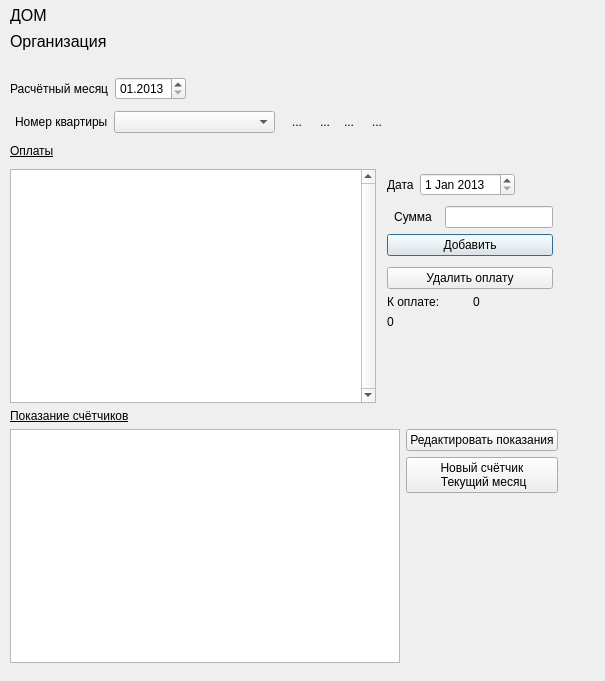
<?xml version="1.0" encoding="UTF-8"?>
<ui version="4.0">
 <class>OperWindow</class>
 <widget class="QDialog" name="OperWindow">
  <property name="geometry">
   <rect>
    <x>0</x>
    <y>0</y>
    <width>605</width>
    <height>681</height>
   </rect>
  </property>
  <property name="windowTitle">
   <string>Dialog</string>
  </property>
  <widget class="QWidget" name="verticalLayoutWidget">
   <property name="geometry">
    <rect>
     <x>0</x>
     <y>0</y>
     <width>568</width>
     <height>671</height>
    </rect>
   </property>
   <layout class="QVBoxLayout" name="mainLayout">
    <property name="leftMargin">
     <number>5</number>
    </property>
    <property name="topMargin">
     <number>5</number>
    </property>
    <property name="rightMargin">
     <number>5</number>
    </property>
    <property name="bottomMargin">
     <number>3</number>
    </property>
    <item>
     <layout class="QHBoxLayout" name="horizontalLayout_7">
      <item>
       <spacer name="horizontalSpacer_18">
        <property name="orientation">
         <enum>Qt::Horizontal</enum>
        </property>
        <property name="sizeType">
         <enum>QSizePolicy::Fixed</enum>
        </property>
        <property name="sizeHint" stdset="0">
         <size>
          <width>5</width>
          <height>20</height>
         </size>
        </property>
       </spacer>
      </item>
      <item>
       <widget class="QLabel" name="lbl_home">
        <property name="font">
         <font>
          <pointsize>12</pointsize>
         </font>
        </property>
        <property name="text">
         <string>ДОМ</string>
        </property>
       </widget>
      </item>
      <item>
       <spacer name="horizontalSpacer_19">
        <property name="orientation">
         <enum>Qt::Horizontal</enum>
        </property>
        <property name="sizeType">
         <enum>QSizePolicy::Fixed</enum>
        </property>
        <property name="sizeHint" stdset="0">
         <size>
          <width>5</width>
          <height>20</height>
         </size>
        </property>
       </spacer>
      </item>
     </layout>
    </item>
    <item>
     <layout class="QHBoxLayout" name="horizontalLayout_9">
      <item>
       <spacer name="horizontalSpacer_20">
        <property name="orientation">
         <enum>Qt::Horizontal</enum>
        </property>
        <property name="sizeType">
         <enum>QSizePolicy::Fixed</enum>
        </property>
        <property name="sizeHint" stdset="0">
         <size>
          <width>5</width>
          <height>20</height>
         </size>
        </property>
       </spacer>
      </item>
      <item>
       <widget class="QLabel" name="lbl_organization">
        <property name="font">
         <font>
          <pointsize>12</pointsize>
         </font>
        </property>
        <property name="text">
         <string>Организация</string>
        </property>
       </widget>
      </item>
      <item>
       <spacer name="horizontalSpacer_21">
        <property name="orientation">
         <enum>Qt::Horizontal</enum>
        </property>
        <property name="sizeType">
         <enum>QSizePolicy::Fixed</enum>
        </property>
        <property name="sizeHint" stdset="0">
         <size>
          <width>5</width>
          <height>20</height>
         </size>
        </property>
       </spacer>
      </item>
     </layout>
    </item>
    <item>
     <spacer name="verticalSpacer_4">
      <property name="orientation">
       <enum>Qt::Vertical</enum>
      </property>
      <property name="sizeType">
       <enum>QSizePolicy::Fixed</enum>
      </property>
      <property name="sizeHint" stdset="0">
       <size>
        <width>20</width>
        <height>15</height>
       </size>
      </property>
     </spacer>
    </item>
    <item>
     <layout class="QHBoxLayout" name="horizontalLayout_6">
      <property name="leftMargin">
       <number>5</number>
      </property>
      <property name="topMargin">
       <number>5</number>
      </property>
      <property name="rightMargin">
       <number>5</number>
      </property>
      <item>
       <widget class="QLabel" name="label_3">
        <property name="text">
         <string>Расчётный месяц</string>
        </property>
       </widget>
      </item>
      <item>
       <widget class="QDateEdit" name="dEd_Count">
        <property name="enabled">
         <bool>true</bool>
        </property>
        <property name="displayFormat">
         <string>MM.yyyy</string>
        </property>
        <property name="date">
         <date>
          <year>2013</year>
          <month>1</month>
          <day>1</day>
         </date>
        </property>
       </widget>
      </item>
      <item>
       <spacer name="horizontalSpacer_3">
        <property name="orientation">
         <enum>Qt::Horizontal</enum>
        </property>
        <property name="sizeHint" stdset="0">
         <size>
          <width>40</width>
          <height>20</height>
         </size>
        </property>
       </spacer>
      </item>
     </layout>
    </item>
    <item>
     <layout class="QHBoxLayout" name="horizontalLayout">
      <property name="leftMargin">
       <number>10</number>
      </property>
      <property name="rightMargin">
       <number>10</number>
      </property>
      <item>
       <widget class="QLabel" name="label_5">
        <property name="text">
         <string>Номер квартиры</string>
        </property>
       </widget>
      </item>
      <item>
       <widget class="QComboBox" name="cmBx_NumApartanent">
        <property name="sizePolicy">
         <sizepolicy hsizetype="Expanding" vsizetype="Fixed">
          <horstretch>0</horstretch>
          <verstretch>0</verstretch>
         </sizepolicy>
        </property>
       </widget>
      </item>
      <item>
       <layout class="QHBoxLayout" name="horizontalLayout_14">
        <property name="spacing">
         <number>0</number>
        </property>
        <property name="sizeConstraint">
         <enum>QLayout::SetFixedSize</enum>
        </property>
        <property name="leftMargin">
         <number>0</number>
        </property>
        <item>
         <widget class="QToolButton" name="tBtn_ApartLeftEnd">
          <property name="sizePolicy">
           <sizepolicy hsizetype="Fixed" vsizetype="Fixed">
            <horstretch>0</horstretch>
            <verstretch>0</verstretch>
           </sizepolicy>
          </property>
          <property name="minimumSize">
           <size>
            <width>32</width>
            <height>32</height>
           </size>
          </property>
          <property name="maximumSize">
           <size>
            <width>32</width>
            <height>32</height>
           </size>
          </property>
          <property name="toolTip">
           <string notr="true"/>
          </property>
          <property name="statusTip">
           <string notr="true"/>
          </property>
          <property name="whatsThis">
           <string notr="true"/>
          </property>
          <property name="accessibleName">
           <string notr="true"/>
          </property>
          <property name="accessibleDescription">
           <string notr="true"/>
          </property>
          <property name="inputMethodHints">
           <set>Qt::ImhNone</set>
          </property>
          <property name="text">
           <string>...</string>
          </property>
          <property name="icon">
           <iconset resource="qrc.qrc">
            <normaloff>:/ico/leftendblue.ico</normaloff>:/ico/leftendblue.ico</iconset>
          </property>
          <property name="iconSize">
           <size>
            <width>35</width>
            <height>35</height>
           </size>
          </property>
          <property name="checkable">
           <bool>false</bool>
          </property>
          <property name="toolButtonStyle">
           <enum>Qt::ToolButtonIconOnly</enum>
          </property>
          <property name="autoRaise">
           <bool>true</bool>
          </property>
          <property name="arrowType">
           <enum>Qt::NoArrow</enum>
          </property>
         </widget>
        </item>
        <item>
         <widget class="QToolButton" name="tBtn_ApartLeft">
          <property name="text">
           <string>...</string>
          </property>
          <property name="icon">
           <iconset resource="qrc.qrc">
            <normaloff>:/ico/left_blue.ico</normaloff>:/ico/left_blue.ico</iconset>
          </property>
          <property name="iconSize">
           <size>
            <width>20</width>
            <height>20</height>
           </size>
          </property>
          <property name="shortcut">
           <string notr="true"/>
          </property>
          <property name="checked">
           <bool>false</bool>
          </property>
          <property name="popupMode">
           <enum>QToolButton::DelayedPopup</enum>
          </property>
          <property name="toolButtonStyle">
           <enum>Qt::ToolButtonIconOnly</enum>
          </property>
          <property name="autoRaise">
           <bool>true</bool>
          </property>
         </widget>
        </item>
        <item>
         <widget class="QToolButton" name="tBtn_ApartRight">
          <property name="text">
           <string>...</string>
          </property>
          <property name="icon">
           <iconset resource="qrc.qrc">
            <normaloff>:/ico/right_blue.ico</normaloff>:/ico/right_blue.ico</iconset>
          </property>
          <property name="iconSize">
           <size>
            <width>20</width>
            <height>20</height>
           </size>
          </property>
          <property name="autoRaise">
           <bool>true</bool>
          </property>
         </widget>
        </item>
        <item>
         <widget class="QToolButton" name="tBtn_ApartRightEnd">
          <property name="minimumSize">
           <size>
            <width>32</width>
            <height>32</height>
           </size>
          </property>
          <property name="maximumSize">
           <size>
            <width>32</width>
            <height>32</height>
           </size>
          </property>
          <property name="text">
           <string>...</string>
          </property>
          <property name="icon">
           <iconset resource="qrc.qrc">
            <normaloff>:/ico/rightendblue.ico</normaloff>:/ico/rightendblue.ico</iconset>
          </property>
          <property name="iconSize">
           <size>
            <width>24</width>
            <height>24</height>
           </size>
          </property>
          <property name="autoRaise">
           <bool>true</bool>
          </property>
         </widget>
        </item>
       </layout>
      </item>
      <item>
       <spacer name="horizontalSpacer_2">
        <property name="orientation">
         <enum>Qt::Horizontal</enum>
        </property>
        <property name="sizeHint" stdset="0">
         <size>
          <width>40</width>
          <height>20</height>
         </size>
        </property>
       </spacer>
      </item>
     </layout>
    </item>
    <item>
     <layout class="QVBoxLayout" name="verticalLayout_5">
      <property name="leftMargin">
       <number>0</number>
      </property>
      <property name="topMargin">
       <number>0</number>
      </property>
      <property name="rightMargin">
       <number>0</number>
      </property>
      <property name="bottomMargin">
       <number>0</number>
      </property>
      <item>
       <layout class="QVBoxLayout" name="verticalLayout_2">
        <property name="leftMargin">
         <number>5</number>
        </property>
        <property name="topMargin">
         <number>0</number>
        </property>
        <property name="rightMargin">
         <number>5</number>
        </property>
        <property name="bottomMargin">
         <number>0</number>
        </property>
        <item>
         <layout class="QHBoxLayout" name="horizontalLayout_12">
          <property name="leftMargin">
           <number>0</number>
          </property>
          <property name="topMargin">
           <number>0</number>
          </property>
          <property name="rightMargin">
           <number>0</number>
          </property>
          <property name="bottomMargin">
           <number>0</number>
          </property>
          <item>
           <widget class="QLabel" name="label_6">
            <property name="font">
             <font>
              <underline>true</underline>
             </font>
            </property>
            <property name="text">
             <string>Оплаты</string>
            </property>
           </widget>
          </item>
         </layout>
        </item>
        <item>
         <layout class="QHBoxLayout" name="horizontalLayout_10">
          <property name="leftMargin">
           <number>0</number>
          </property>
          <property name="topMargin">
           <number>0</number>
          </property>
          <property name="rightMargin">
           <number>0</number>
          </property>
          <property name="bottomMargin">
           <number>0</number>
          </property>
          <item>
           <layout class="QVBoxLayout" name="verticalLayout_3">
            <item>
             <spacer name="horizontalSpacer">
              <property name="orientation">
               <enum>Qt::Horizontal</enum>
              </property>
              <property name="sizeHint" stdset="0">
               <size>
                <width>40</width>
                <height>5</height>
               </size>
              </property>
             </spacer>
            </item>
            <item>
             <widget class="QTableView" name="tblV_Payment">
              <property name="enabled">
               <bool>true</bool>
              </property>
              <property name="sizePolicy">
               <sizepolicy hsizetype="Minimum" vsizetype="Expanding">
                <horstretch>0</horstretch>
                <verstretch>0</verstretch>
               </sizepolicy>
              </property>
              <property name="verticalScrollBarPolicy">
               <enum>Qt::ScrollBarAlwaysOn</enum>
              </property>
              <property name="selectionMode">
               <enum>QAbstractItemView::SingleSelection</enum>
              </property>
              <property name="selectionBehavior">
               <enum>QAbstractItemView::SelectRows</enum>
              </property>
              <attribute name="horizontalHeaderMinimumSectionSize">
               <number>10</number>
              </attribute>
             </widget>
            </item>
           </layout>
          </item>
          <item>
           <layout class="QVBoxLayout" name="verticalLayout">
            <property name="leftMargin">
             <number>5</number>
            </property>
            <property name="topMargin">
             <number>5</number>
            </property>
            <property name="rightMargin">
             <number>5</number>
            </property>
            <property name="bottomMargin">
             <number>5</number>
            </property>
            <item>
             <layout class="QHBoxLayout" name="horizontalLayout_2">
              <item>
               <widget class="QLabel" name="label_7">
                <property name="layoutDirection">
                 <enum>Qt::LeftToRight</enum>
                </property>
                <property name="text">
                 <string>Дата</string>
                </property>
                <property name="alignment">
                 <set>Qt::AlignLeading|Qt::AlignLeft|Qt::AlignVCenter</set>
                </property>
               </widget>
              </item>
              <item>
               <widget class="QDateEdit" name="dEd_Payment">
                <property name="enabled">
                 <bool>true</bool>
                </property>
                <property name="dateTime">
                 <datetime>
                  <hour>0</hour>
                  <minute>0</minute>
                  <second>0</second>
                  <year>2013</year>
                  <month>1</month>
                  <day>1</day>
                 </datetime>
                </property>
               </widget>
              </item>
              <item>
               <widget class="QToolButton" name="tBtn_Calendar">
                <property name="enabled">
                 <bool>true</bool>
                </property>
                <property name="sizePolicy">
                 <sizepolicy hsizetype="Fixed" vsizetype="Fixed">
                  <horstretch>32</horstretch>
                  <verstretch>32</verstretch>
                 </sizepolicy>
                </property>
                <property name="sizeIncrement">
                 <size>
                  <width>0</width>
                  <height>0</height>
                 </size>
                </property>
                <property name="toolTip">
                 <string notr="true"/>
                </property>
                <property name="statusTip">
                 <string notr="true"/>
                </property>
                <property name="whatsThis">
                 <string notr="true"/>
                </property>
                <property name="accessibleName">
                 <string notr="true"/>
                </property>
                <property name="autoFillBackground">
                 <bool>true</bool>
                </property>
                <property name="text">
                 <string/>
                </property>
                <property name="icon">
                 <iconset resource="qrc.qrc">
                  <normaloff>:/ico/base_calendar_32.png</normaloff>:/ico/base_calendar_32.png</iconset>
                </property>
                <property name="iconSize">
                 <size>
                  <width>24</width>
                  <height>24</height>
                 </size>
                </property>
                <property name="autoRepeatDelay">
                 <number>0</number>
                </property>
                <property name="autoRepeatInterval">
                 <number>0</number>
                </property>
                <property name="autoRaise">
                 <bool>true</bool>
                </property>
               </widget>
              </item>
             </layout>
            </item>
            <item>
             <layout class="QHBoxLayout" name="horizontalLayout_3">
              <item>
               <widget class="QLabel" name="label_8">
                <property name="text">
                 <string>Сумма</string>
                </property>
                <property name="alignment">
                 <set>Qt::AlignCenter</set>
                </property>
               </widget>
              </item>
              <item>
               <widget class="QLineEdit" name="lEd_Sum">
                <property name="enabled">
                 <bool>true</bool>
                </property>
                <property name="sizePolicy">
                 <sizepolicy hsizetype="Minimum" vsizetype="Fixed">
                  <horstretch>0</horstretch>
                  <verstretch>0</verstretch>
                 </sizepolicy>
                </property>
               </widget>
              </item>
             </layout>
            </item>
            <item>
             <layout class="QHBoxLayout" name="horizontalLayout_4">
              <item>
               <widget class="QPushButton" name="pBtn_AddPayment">
                <property name="enabled">
                 <bool>true</bool>
                </property>
                <property name="sizePolicy">
                 <sizepolicy hsizetype="Minimum" vsizetype="Fixed">
                  <horstretch>0</horstretch>
                  <verstretch>0</verstretch>
                 </sizepolicy>
                </property>
                <property name="sizeIncrement">
                 <size>
                  <width>0</width>
                  <height>0</height>
                 </size>
                </property>
                <property name="baseSize">
                 <size>
                  <width>0</width>
                  <height>0</height>
                 </size>
                </property>
                <property name="text">
                 <string>Добавить</string>
                </property>
               </widget>
              </item>
             </layout>
            </item>
            <item>
             <spacer name="verticalSpacer_2">
              <property name="orientation">
               <enum>Qt::Vertical</enum>
              </property>
              <property name="sizeType">
               <enum>QSizePolicy::Minimum</enum>
              </property>
              <property name="sizeHint" stdset="0">
               <size>
                <width>20</width>
                <height>5</height>
               </size>
              </property>
             </spacer>
            </item>
            <item>
             <widget class="QPushButton" name="pBtn_DeletePayment">
              <property name="text">
               <string>Удалить оплату</string>
              </property>
             </widget>
            </item>
            <item>
             <layout class="QHBoxLayout" name="horizontalLayout_8">
              <property name="leftMargin">
               <number>0</number>
              </property>
              <property name="topMargin">
               <number>0</number>
              </property>
              <property name="rightMargin">
               <number>0</number>
              </property>
              <item>
               <widget class="QLabel" name="label">
                <property name="text">
                 <string>К оплате:</string>
                </property>
               </widget>
              </item>
              <item>
               <widget class="QLabel" name="lblInPayment">
                <property name="text">
                 <string>0</string>
                </property>
               </widget>
              </item>
             </layout>
            </item>
            <item>
             <layout class="QHBoxLayout" name="horizontalLayout_13">
              <property name="leftMargin">
               <number>0</number>
              </property>
              <property name="topMargin">
               <number>0</number>
              </property>
              <property name="rightMargin">
               <number>0</number>
              </property>
              <item>
               <widget class="QLabel" name="lblDolg">
                <property name="text">
                 <string>0</string>
                </property>
               </widget>
              </item>
             </layout>
            </item>
            <item>
             <spacer name="verticalSpacer">
              <property name="orientation">
               <enum>Qt::Vertical</enum>
              </property>
              <property name="sizeHint" stdset="0">
               <size>
                <width>20</width>
                <height>40</height>
               </size>
              </property>
             </spacer>
            </item>
           </layout>
          </item>
         </layout>
        </item>
       </layout>
      </item>
      <item>
       <layout class="QVBoxLayout" name="verticalLayout_4">
        <property name="leftMargin">
         <number>5</number>
        </property>
        <property name="topMargin">
         <number>0</number>
        </property>
        <property name="rightMargin">
         <number>5</number>
        </property>
        <property name="bottomMargin">
         <number>5</number>
        </property>
        <item>
         <layout class="QHBoxLayout" name="horizontalLayout_11">
          <item>
           <widget class="QLabel" name="label_9">
            <property name="sizePolicy">
             <sizepolicy hsizetype="Preferred" vsizetype="Preferred">
              <horstretch>0</horstretch>
              <verstretch>18</verstretch>
             </sizepolicy>
            </property>
            <property name="font">
             <font>
              <underline>true</underline>
             </font>
            </property>
            <property name="text">
             <string>Показание счётчиков</string>
            </property>
           </widget>
          </item>
         </layout>
        </item>
        <item>
         <layout class="QHBoxLayout" name="horizontalLayout_5">
          <property name="leftMargin">
           <number>0</number>
          </property>
          <property name="topMargin">
           <number>0</number>
          </property>
          <property name="rightMargin">
           <number>0</number>
          </property>
          <property name="bottomMargin">
           <number>0</number>
          </property>
          <item>
           <widget class="QTableView" name="tblV_Count">
            <property name="enabled">
             <bool>true</bool>
            </property>
            <property name="selectionMode">
             <enum>QAbstractItemView::SingleSelection</enum>
            </property>
            <property name="selectionBehavior">
             <enum>QAbstractItemView::SelectRows</enum>
            </property>
           </widget>
          </item>
          <item>
           <layout class="QVBoxLayout" name="verticalLayout_6">
            <property name="leftMargin">
             <number>0</number>
            </property>
            <property name="topMargin">
             <number>0</number>
            </property>
            <property name="rightMargin">
             <number>0</number>
            </property>
            <item>
             <widget class="QPushButton" name="pBtn_EditPokazanie">
              <property name="sizePolicy">
               <sizepolicy hsizetype="Fixed" vsizetype="Preferred">
                <horstretch>0</horstretch>
                <verstretch>0</verstretch>
               </sizepolicy>
              </property>
              <property name="mouseTracking">
               <bool>true</bool>
              </property>
              <property name="text">
               <string>Редактировать показания</string>
              </property>
             </widget>
            </item>
            <item>
             <widget class="QPushButton" name="pBtn_NewCounter">
              <property name="text">
               <string>Новый счётчик 
 Текущий месяц</string>
              </property>
             </widget>
            </item>
            <item>
             <spacer name="verticalSpacer_3">
              <property name="orientation">
               <enum>Qt::Vertical</enum>
              </property>
              <property name="sizeHint" stdset="0">
               <size>
                <width>20</width>
                <height>40</height>
               </size>
              </property>
             </spacer>
            </item>
           </layout>
          </item>
         </layout>
        </item>
       </layout>
      </item>
     </layout>
    </item>
   </layout>
  </widget>
 </widget>
 <tabstops>
  <tabstop>cmBx_NumApartanent</tabstop>
  <tabstop>dEd_Payment</tabstop>
  <tabstop>lEd_Sum</tabstop>
  <tabstop>pBtn_AddPayment</tabstop>
  <tabstop>tblV_Count</tabstop>
  <tabstop>pBtn_EditPokazanie</tabstop>
 </tabstops>
 <resources>
  <include location="qrc.qrc"/>
 </resources>
 <connections/>
</ui>
